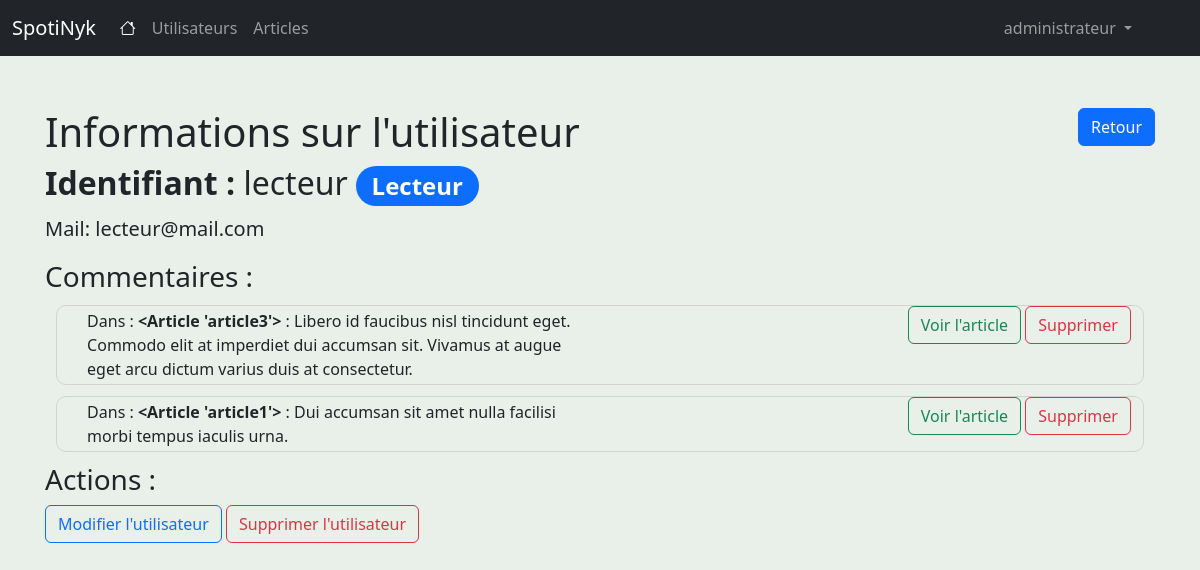
/admin/usagers/show/11 (signed in), run on the app's committed database.
### app/models/tables.py (models this page shows, shortened)
class Usagers(db.Model):
    id = db.Column(db.Integer, primary_key=True)
    username = db.Column(db.String(80), unique=True, nullable=False)
    email = db.Column(db.String(120), unique=True, nullable=False)
    password = db.Column(db.String(100), nullable=False)
    profil_id = db.Column(db.Integer, db.ForeignKey('profils.id'), nullable=False)
    def __repr__(self):
        return '%r' % self.username

class Commentaires(db.Model):
    id = db.Column(db.Integer, primary_key=True)
    description = db.Column(db.String(80), nullable=False)
    article_id = db.Column(db.Integer, db.ForeignKey('articles.id'), nullable=False)
    usager_id = db.Column(db.Integer, db.ForeignKey('usagers.id'), nullable=False)
    date_publication = db.Column(db.DateTime, nullable=False, default=datetime.utcnow)
    usager = db.relationship('Usagers', backref=db.backref('commentaires', lazy=True))
    article = db.relationship('Articles', backref=db.backref('commentaires', lazy=True))

class Articles(db.Model):
    id = db.Column(db.Integer, primary_key=True)
    title = db.Column(db.String(80), nullable=False)
    text = db.Column(db.Text, nullable=False)
    date_publication = db.Column(db.DateTime, nullable=False, default=datetime.utcnow)
    date_revision = db.Column(db.DateTime, nullable=False, default=datetime.utcnow)
    usager_id = db.Column(db.Integer, db.ForeignKey('usagers.id'), nullable=False)
    statut = db.Column(db.Integer, nullable=False)
    usager = db.relationship('Usagers', backref=db.backref('articles', lazy=True))
    article_balise = db.relationship("ArticleBalise", back_populates="article")
    article_reaction = db.relationship("ArticleReaction", back_populates="article")
    def __repr__(self):
        return '<Article %r>' % self.title

### app/controllers/admin_controller.py (the view)
@login_required
def showUsager(usager_id):
    usager = Usagers.query.get(usager_id)
    commentaires = Commentaires.query.all()
    print(usager)
    return render_template('show_usager.html', usager = usager, commentaires=commentaires)

### app/ext/login.py (called while the page is built)
def init_app(app):
    lm.init_app(app)
    lm.login_view = 'default.login' #définir login_view : indiquer à Flask l'URL d'authentification des utilisateurs
    @lm.user_loader
    def load_usager(usager_id):
        return Usagers.query.get(usager_id)

### app/templates/show_usager.html (shortened to what this page needs)
{% extends "base.html" %}
{% block content %}
<div class="row">
    <div class="col">
        <h1 class="mt-5">Informations sur l'utilisateur</h1>
    </div>
    <div class="col text-end">
        <a class="btn btn-primary mt-5" href="javascript:history.go(-1)"> Retour</a>
    </div>
</div>
<div class="row">
    <div class="col lead">
        <h2><strong>Identifiant : </strong> {{usager.username}}
        {% if usager.profil_id == 1 %}
            <span class="badge rounded-pill bg-primary">Administrateur</span>
        {% elif usager.profil_id == 2 %}
            <span class="badge rounded-pill bg-primary">Auteur</span>
        {% elif usager.profil_id == 0 %}
            <span class="badge rounded-pill bg-primary">Lecteur</span>
        {% endif %}
        </h2>
    </div>
</div>
<div class="row">
    <div class="col lead">
        <p><strong>Mail:</strong> {{usager.email}}</p>
    </div>
</div>
<div>
    <h3>Commentaires :</h3>
    {% for commentaire in commentaires %}
        {% if commentaire.usager_id == usager.id %}
            <div class="row" style="border: 1px solid lightgray; border-radius: 10px; margin: 1%;">
                <div class="col">
                    <p style="padding-left: 15px; margin: 3px">Dans : <strong>{{commentaire.article}}</strong> : {{commentaire.description}}</p>
                </div>
                <div class="col text-end">
                    <form action="{{ url_for('admin.destroyCommentaireUsager', commentaire_id=commentaire.id) }}"
                                        method="GET">
                        <a href="{{ url_for('admin.showArticle', article_id=commentaire.article_id) }}"
                            class="btn btn-outline-success"
                            role="button">
                                Voir l'article
                        </a>
                        <button type="submit" class="btn btn-outline-danger">Supprimer</button>
                    </form>
                </div>
            </div>
        {% endif %}
    {% endfor %}
</div>
<h3>Actions : </h3>
<form action="{{ url_for('admin.destroyUsager', usager_id=usager.id) }}"
                      method="GET">
    <a href="{{ url_for('admin.updateUsager', usager_id=usager.id) }}"
        class="btn btn-outline-primary"
        role="button">
            Modifier l'utilisateur
    </a>
    <button type="submit" class="btn btn-outline-danger">Supprimer l'utilisateur</button>
</form>
{% endblock %}

### app/templates/base.html (shortened to what this page needs)
<!doctype html>
<html lang="en" class="h-100">
    <head>
        {% block head %}
                {% block styles %}
                    {{ bootstrap.load_css() }}
                    <link rel="stylesheet" href="https://cdn.jsdelivr.net/npm/bootstrap-icons@1.8.1/font/bootstrap-icons.css">
                {% endblock %}
        {% endblock %}
    </head>
    <body class="d-flex flex-column h-100" style="background-color: #e9efe9">
        <header>
            <nav class="navbar navbar-expand-md navbar-dark fixed-top bg-dark">
                <div class="container-fluid">
                    <a class="navbar-brand" href="{{url_for('default.index')}}">SpotiNyk</a>
                    <div class="collapse navbar-collapse" id="navbarCollapse">
                        <ul class="navbar-nav me-auto mb-2 mb-md-0">
                            <li class="nav-item">
                                <a class="nav-link active" aria-current="page" href="{{url_for('default.index')}}"> <i class="bi bi-house"></i></a>
                            </li>
                            {% if current_user.profil_id == 1 %}
                            <li class="nav-item">
                                <a class="nav-link" href="{{url_for('admin.usagers')}}">Utilisateurs</a>
                            </li>
                            <li class="nav-item">
                                <a class="nav-link" href="{{url_for('admin.articles')}}">Articles</a>
                            </li>
                            {%endif%}
                        </ul>
                        <ul class="navbar-nav mr-auto me-5 ms-2 mb-md-0">
                            {% if current_user.is_authenticated %}
                            <li class="nav-item dropdown">
                                <a class="nav-link dropdown-toggle" href="#" id="navbarDropdown" role="button" data-bs-toggle="dropdown" aria-expanded="false">
                                  {{current_user.username}}
                                </a>
                            </li>
                            {%endif%}
                        </ul>
                    </div>
                </div>
            </nav>
        </header>
        <main class="flex-shrink-0">
            <div class="container">
                {% block content %}{% endblock %}
            </div>
        </main>
    </body>
</html>

### app/templates/base.html (style rules this page uses)
main > .container { padding: 60px 15px 0; }

### data on the page
Usagers: username "administrateur"
Usagers: username "lecteur", email "lecteur@mail.com"
Commentaires: article "<Article 'article3'>", description "Libero id faucibus nisl tincidunt eget. Commodo elit at imperdiet dui accumsan sit. Vivamus at augue eget arcu dictum varius duis at consectetur."
Commentaires: article "<Article 'article1'>", description "Dui accumsan sit amet nulla facilisi morbi tempus iaculis urna."
